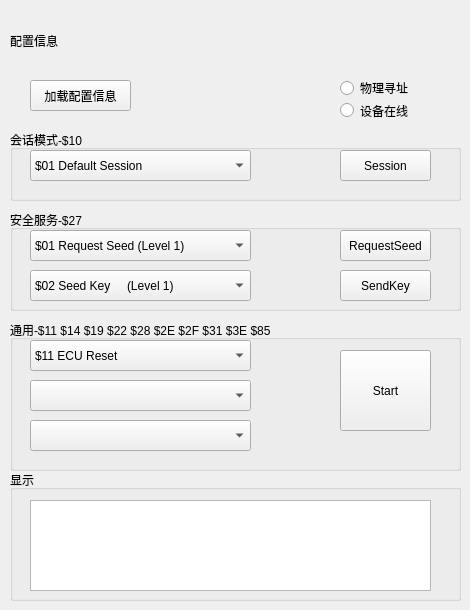
    <widget class="QWidget" name="page_diagnosis">
     <widget class="QGroupBox" name="groupBox_3">
      <property name="geometry">
       <rect>
        <x>10</x>
        <y>130</y>
        <width>451</width>
        <height>71</height>
       </rect>
      </property>
      <property name="title">
       <string>会话模式-$10</string>
      </property>
      <widget class="QComboBox" name="comboBox_diag_session">
       <property name="geometry">
        <rect>
         <x>20</x>
         <y>20</y>
         <width>221</width>
         <height>31</height>
        </rect>
       </property>
       <item>
        <property name="text">
         <string>$01 Default Session</string>
        </property>
       </item>
       <item>
        <property name="text">
         <string>$02 Programming Session</string>
        </property>
       </item>
       <item>
        <property name="text">
         <string>$03 Extended Session</string>
        </property>
       </item>
       <item>
        <property name="text">
         <string>$41 Coding Session</string>
        </property>
       </item>
      </widget>
      <widget class="QPushButton" name="pushButton_diag_session">
       <property name="geometry">
        <rect>
         <x>330</x>
         <y>20</y>
         <width>91</width>
         <height>31</height>
        </rect>
       </property>
       <property name="text">
        <string>Session</string>
       </property>
      </widget>
     </widget>
     <widget class="QGroupBox" name="groupBox_4">
      <property name="geometry">
       <rect>
        <x>10</x>
        <y>210</y>
        <width>451</width>
        <height>101</height>
       </rect>
      </property>
      <property name="title">
       <string>安全服务-$27</string>
      </property>
      <widget class="QComboBox" name="comboBox_diag_request_seed">
       <property name="geometry">
        <rect>
         <x>20</x>
         <y>20</y>
         <width>221</width>
         <height>31</height>
        </rect>
       </property>
       <item>
        <property name="text">
         <string>$01 Request Seed (Level 1)</string>
        </property>
       </item>
       <item>
        <property name="text">
         <string>$03 Request Seed (Level 2)</string>
        </property>
       </item>
       <item>
        <property name="text">
         <string>$05 Request Seed (Level 3)</string>
        </property>
       </item>
       <item>
        <property name="text">
         <string>$07 Request Seed (Level 4)</string>
        </property>
       </item>
      </widget>
      <widget class="QPushButton" name="pushButton_diag_request_seed">
       <property name="geometry">
        <rect>
         <x>330</x>
         <y>20</y>
         <width>91</width>
         <height>31</height>
        </rect>
       </property>
       <property name="text">
        <string>RequestSeed</string>
       </property>
      </widget>
      <widget class="QComboBox" name="comboBox_diag_send_key">
       <property name="geometry">
        <rect>
         <x>20</x>
         <y>60</y>
         <width>221</width>
         <height>31</height>
        </rect>
       </property>
       <item>
        <property name="text">
         <string>$02 Seed Key     (Level 1)</string>
        </property>
       </item>
       <item>
        <property name="text">
         <string>$04 Seed Key     (Level 2)</string>
        </property>
       </item>
       <item>
        <property name="text">
         <string>$06 Seed Key     (Level 3)</string>
        </property>
       </item>
       <item>
        <property name="text">
         <string>$08 Seed Key     (Level 4)</string>
        </property>
       </item>
      </widget>
      <widget class="QPushButton" name="pushButton_diag_send_key">
       <property name="geometry">
        <rect>
         <x>330</x>
         <y>60</y>
         <width>91</width>
         <height>31</height>
        </rect>
       </property>
       <property name="text">
        <string>SendKey</string>
       </property>
      </widget>
     </widget>
     <widget class="QGroupBox" name="groupBox_5">
      <property name="geometry">
       <rect>
        <x>10</x>
        <y>320</y>
        <width>451</width>
        <height>151</height>
       </rect>
      </property>
      <property name="title">
       <string>通用-$11 $14 $19 $22 $28 $2E $2F $31 $3E $85</string>
      </property>
      <widget class="QComboBox" name="comboBox_diag_other_service">
       <property name="geometry">
        <rect>
         <x>20</x>
         <y>20</y>
         <width>221</width>
         <height>31</height>
        </rect>
       </property>
       <item>
        <property name="text">
         <string>$11 ECU Reset</string>
        </property>
       </item>
       <item>
        <property name="text">
         <string>$14 ClearDiagnosticInformation</string>
        </property>
       </item>
       <item>
        <property name="text">
         <string>$19 ReadDTCInformation</string>
        </property>
       </item>
       <item>
        <property name="text">
         <string>$22 ReadDataByIdentifier</string>
        </property>
       </item>
       <item>
        <property name="text">
         <string>$28 CommunicationControl</string>
        </property>
       </item>
       <item>
        <property name="text">
         <string>$2E WriteDataByIdentifier</string>
        </property>
       </item>
       <item>
        <property name="text">
         <string>$2F InputOutputControlByIdentifier</string>
        </property>
       </item>
       <item>
        <property name="text">
         <string>$31 RoutineControl</string>
        </property>
       </item>
       <item>
        <property name="text">
         <string>$3E TesterPresent</string>
        </property>
       </item>
       <item>
        <property name="text">
         <string>$85 ControlDTCSetting</string>
        </property>
       </item>
      </widget>
      <widget class="QComboBox" name="comboBox_4">
       <property name="geometry">
        <rect>
         <x>20</x>
         <y>60</y>
         <width>221</width>
         <height>31</height>
        </rect>
       </property>
      </widget>
      <widget class="QComboBox" name="comboBox_5">
       <property name="geometry">
        <rect>
         <x>20</x>
         <y>100</y>
         <width>221</width>
         <height>31</height>
        </rect>
       </property>
      </widget>
      <widget class="QPushButton" name="pushButton_diag_send_service">
       <property name="geometry">
        <rect>
         <x>330</x>
         <y>30</y>
         <width>91</width>
         <height>81</height>
        </rect>
       </property>
       <property name="text">
        <string>Start</string>
       </property>
      </widget>
     </widget>
     <widget class="QGroupBox" name="groupBox_8">
      <property name="geometry">
       <rect>
        <x>10</x>
        <y>470</y>
        <width>451</width>
        <height>131</height>
       </rect>
      </property>
      <property name="title">
       <string>显示</string>
      </property>
      <widget class="QTextBrowser" name="textBrowser_2">
       <property name="geometry">
        <rect>
         <x>20</x>
         <y>30</y>
         <width>401</width>
         <height>91</height>
        </rect>
       </property>
      </widget>
     </widget>
     <widget class="QLabel" name="label_diag_title">
      <property name="geometry">
       <rect>
        <x>10</x>
        <y>20</y>
        <width>451</width>
        <height>41</height>
       </rect>
      </property>
      <property name="text">
       <string>配置信息</string>
      </property>
     </widget>
     <widget class="QPushButton" name="pushButton_diag_configer_file">
      <property name="geometry">
       <rect>
        <x>30</x>
        <y>80</y>
        <width>101</width>
        <height>31</height>
       </rect>
      </property>
      <property name="text">
       <string>加载配置信息</string>
      </property>
     </widget>
     <widget class="QRadioButton" name="radioButton_phy_address">
      <property name="geometry">
       <rect>
        <x>340</x>
        <y>80</y>
        <width>89</width>
        <height>16</height>
       </rect>
      </property>
      <property name="text">
       <string>物理寻址</string>
      </property>
     </widget>
     <widget class="QRadioButton" name="radioButton_device_online">
      <property name="geometry">
       <rect>
        <x>340</x>
        <y>100</y>
        <width>89</width>
        <height>21</height>
       </rect>
      </property>
      <property name="text">
       <string>设备在线</string>
      </property>
     </widget>
    </widget>
